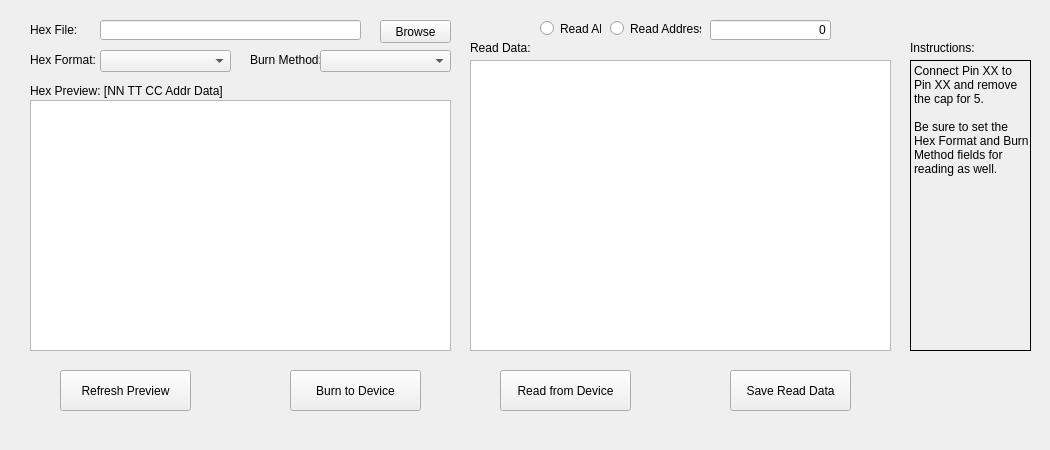
<?xml version="1.0" encoding="UTF-8"?>
<ui version="4.0">
 <class>GUI_PROGRAMMER</class>
 <widget class="QWidget" name="GUI_PROGRAMMER">
  <property name="geometry">
   <rect>
    <x>0</x>
    <y>0</y>
    <width>1050</width>
    <height>450</height>
   </rect>
  </property>
  <property name="windowTitle">
   <string>Form</string>
  </property>
  <widget class="QLineEdit" name="HexFile_LineEdit">
   <property name="geometry">
    <rect>
     <x>100</x>
     <y>20</y>
     <width>261</width>
     <height>20</height>
    </rect>
   </property>
  </widget>
  <widget class="QLabel" name="HexFile_Label">
   <property name="geometry">
    <rect>
     <x>30</x>
     <y>20</y>
     <width>71</width>
     <height>20</height>
    </rect>
   </property>
   <property name="text">
    <string>Hex File:</string>
   </property>
  </widget>
  <widget class="QPushButton" name="BrowseHexFile_Button">
   <property name="geometry">
    <rect>
     <x>380</x>
     <y>20</y>
     <width>71</width>
     <height>23</height>
    </rect>
   </property>
   <property name="text">
    <string>Browse</string>
   </property>
  </widget>
  <widget class="QPushButton" name="SaveReadData_Button">
   <property name="geometry">
    <rect>
     <x>730</x>
     <y>370</y>
     <width>121</width>
     <height>41</height>
    </rect>
   </property>
   <property name="text">
    <string>Save Read Data</string>
   </property>
  </widget>
  <widget class="QPlainTextEdit" name="ReadData_Edit">
   <property name="geometry">
    <rect>
     <x>470</x>
     <y>60</y>
     <width>421</width>
     <height>291</height>
    </rect>
   </property>
   <property name="readOnly">
    <bool>true</bool>
   </property>
  </widget>
  <widget class="QPushButton" name="BurnData_Button">
   <property name="geometry">
    <rect>
     <x>290</x>
     <y>370</y>
     <width>131</width>
     <height>41</height>
    </rect>
   </property>
   <property name="text">
    <string>Burn to Device</string>
   </property>
  </widget>
  <widget class="QPushButton" name="ReadData_Button">
   <property name="geometry">
    <rect>
     <x>500</x>
     <y>370</y>
     <width>131</width>
     <height>41</height>
    </rect>
   </property>
   <property name="toolTip">
    <string/>
   </property>
   <property name="text">
    <string>Read from Device</string>
   </property>
  </widget>
  <widget class="QLabel" name="ReadData_Label">
   <property name="geometry">
    <rect>
     <x>470</x>
     <y>40</y>
     <width>61</width>
     <height>16</height>
    </rect>
   </property>
   <property name="text">
    <string>Read Data:</string>
   </property>
  </widget>
  <widget class="QPlainTextEdit" name="HexPreview_Edit">
   <property name="geometry">
    <rect>
     <x>30</x>
     <y>100</y>
     <width>421</width>
     <height>251</height>
    </rect>
   </property>
   <property name="readOnly">
    <bool>true</bool>
   </property>
   <property name="plainText">
    <string/>
   </property>
  </widget>
  <widget class="QLabel" name="HexPreview_Label">
   <property name="geometry">
    <rect>
     <x>30</x>
     <y>80</y>
     <width>211</width>
     <height>21</height>
    </rect>
   </property>
   <property name="text">
    <string>Hex Preview: [NN TT CC Addr Data]</string>
   </property>
  </widget>
  <widget class="QLabel" name="BurnMethod_Label">
   <property name="geometry">
    <rect>
     <x>250</x>
     <y>50</y>
     <width>71</width>
     <height>20</height>
    </rect>
   </property>
   <property name="text">
    <string>Burn Method:</string>
   </property>
  </widget>
  <widget class="QLabel" name="HexFormat_Label">
   <property name="geometry">
    <rect>
     <x>30</x>
     <y>50</y>
     <width>71</width>
     <height>20</height>
    </rect>
   </property>
   <property name="text">
    <string>Hex Format:</string>
   </property>
  </widget>
  <widget class="QComboBox" name="HexFormat_Combo">
   <property name="geometry">
    <rect>
     <x>100</x>
     <y>50</y>
     <width>131</width>
     <height>22</height>
    </rect>
   </property>
  </widget>
  <widget class="QPushButton" name="RefreshPreview_Button">
   <property name="geometry">
    <rect>
     <x>60</x>
     <y>370</y>
     <width>131</width>
     <height>41</height>
    </rect>
   </property>
   <property name="text">
    <string>Refresh Preview</string>
   </property>
  </widget>
  <widget class="QComboBox" name="BurnMethod_Combo">
   <property name="geometry">
    <rect>
     <x>320</x>
     <y>50</y>
     <width>131</width>
     <height>22</height>
    </rect>
   </property>
  </widget>
  <widget class="QRadioButton" name="ReadAll_Radio">
   <property name="geometry">
    <rect>
     <x>540</x>
     <y>20</y>
     <width>61</width>
     <height>17</height>
    </rect>
   </property>
   <property name="text">
    <string>Read All</string>
   </property>
   <attribute name="buttonGroup">
    <string notr="true">readSelect</string>
   </attribute>
  </widget>
  <widget class="QRadioButton" name="ReadAddr_Radio">
   <property name="geometry">
    <rect>
     <x>610</x>
     <y>20</y>
     <width>91</width>
     <height>17</height>
    </rect>
   </property>
   <property name="text">
    <string>Read Address</string>
   </property>
   <attribute name="buttonGroup">
    <string notr="true">readSelect</string>
   </attribute>
  </widget>
  <widget class="QLineEdit" name="ReadAddr_Edit">
   <property name="geometry">
    <rect>
     <x>710</x>
     <y>20</y>
     <width>121</width>
     <height>20</height>
    </rect>
   </property>
   <property name="text">
    <string>0</string>
   </property>
   <property name="alignment">
    <set>Qt::AlignRight|Qt::AlignTrailing|Qt::AlignVCenter</set>
   </property>
  </widget>
  <widget class="QLabel" name="InstructionsText_Label">
   <property name="geometry">
    <rect>
     <x>910</x>
     <y>60</y>
     <width>121</width>
     <height>291</height>
    </rect>
   </property>
   <property name="frameShape">
    <enum>QFrame::Box</enum>
   </property>
   <property name="frameShadow">
    <enum>QFrame::Plain</enum>
   </property>
   <property name="text">
    <string>Connect Pin XX to Pin XX and remove the cap for 5.

Be sure to set the Hex Format and Burn Method fields for reading as well.</string>
   </property>
   <property name="alignment">
    <set>Qt::AlignLeading|Qt::AlignLeft|Qt::AlignTop</set>
   </property>
   <property name="wordWrap">
    <bool>true</bool>
   </property>
  </widget>
  <widget class="QLabel" name="Instructions_Label">
   <property name="geometry">
    <rect>
     <x>910</x>
     <y>40</y>
     <width>71</width>
     <height>16</height>
    </rect>
   </property>
   <property name="text">
    <string>Instructions:</string>
   </property>
  </widget>
 </widget>
 <resources/>
 <connections/>
 <buttongroups>
  <buttongroup name="readSelect"/>
 </buttongroups>
</ui>
